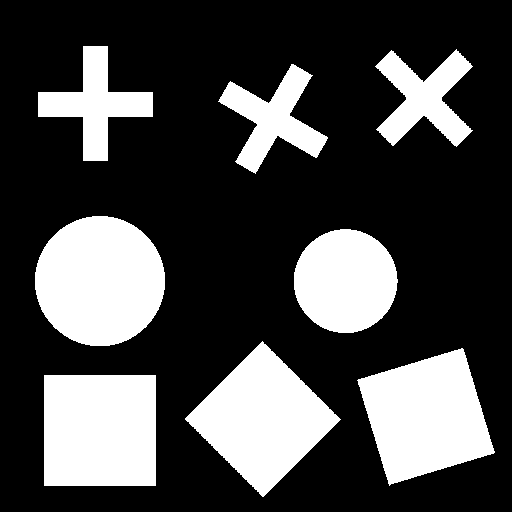
%> input picture l12/shapes.png, 512 x 512 px
$ octave Lab12_3.m   (GNU Octave 9; MATLAB toolbox functions it lacks are replaced by stand-ins)
%> lines starting %> are read from the running program, lines starting %| are printed output that depends on the picture; in (x1, y1, x2, y2) boxes, pixels count from 0 and x2, y2 are one past the last pixel; in counts of white or black regions, pixels touching at a corner belong together; the program's own positions count from 1
### l12/obliczWspolczynniki.m
%% Tomasz Kryjak
% Laboratorium Biocybernetyki
% Obliczanie wspolczynnikow ksztaltu - dla obrazu poindeksowanego

% Wejscie
% - obraz - poindeksowany obraz
% Wyjscie
% - wspolczyniki - dla kazdego obiektu  seria wspolczynnikow - kolejne
% kolumny : - Compacntess, Rmin/Rmax/ Blair-Bliss, Haralick, M7


function [ wspolczynniki ] = obliczWspolczynniki( obraz )

    %% Ile obiektow na obrazie ...
    % Zalozenie o dobrej indeksacji
    ileObiektow = max(obraz(:));

    % Wyznacznie parametrow z obiektu
    res = regionprops(obraz,'Area','BoundingBox','Image');

    % Macierz na wspolczynniki
    wspolczynniki = zeros(ileObiektow,5);

    % Kontenery na wspolczynniki
    Compactness = zeros(ileObiektow,1);
    rMinrMax = zeros(ileObiektow,1);
    BlairBliss = zeros(ileObiektow,1);
    Haralick = zeros(ileObiektow,1);
    M7 = zeros(ileObiektow,1);


    for i=1:ileObiektow
        %% Wyznaczanie wspolczynnika compactness
        S = res(i).Area;
        bb = res(i).BoundingBox;

        Compactness(i) = S / ((bb(3)*bb(4)));

        %% Wyznaczanie wspolczynnika rmin / rmax


        obiekt = res(i).Image;
        srodekCiezkosci = regionprops(obiekt,'Centroid');
        srodekCiezkosci=srodekCiezkosci.Centroid;

        kontur = bwperim(obiekt,8);

        ilePikseliNaKonturze = sum(kontur(:));

        odlOdSrodkaCiezkosci = zeros(ilePikseliNaKonturze,1);

        % Licznik po pikseleach konturu (odresowanie tablicy odleglosci)
        liczKontur=1;

        %% Do BB
        sumaOdlegosciOdSrCiezkosci = 0;
        mianownikaHaralicka = 0;
        [X Y] = size(kontur);

        %% Do M7
        m00 = S;
        M02 = 0;
        M20 = 0;
        M11 = 0;

        %% Iteracja po obrazku
        for xx=1:X
            for yy=1:Y

                %% Dotyczy Rmin/Rmax
                if (kontur(xx,yy) == 1 )
                   odlOdSrodkaCiezkosci(liczKontur) =  sqrt( (xx-srodekCiezkosci(1)) ^2 + (yy-srodekCiezkosci(2)) ^2 );
                   % Haralick
                   mianownikaHaralicka = mianownikaHaralicka + odlOdSrodkaCiezkosci(liczKontur)^2;
                   liczKontur = liczKontur +1;
                end


                %% Dotyczy Blaira-Bilissa
                if (obiekt(xx,yy) == 1 )
                    sumaOdlegosciOdSrCiezkosci = sumaOdlegosciOdSrCiezkosci + sqrt( (xx-srodekCiezkosci(1)) ^2 + (yy-srodekCiezkosci(2)) ^2 );

                end

                %% Dotyczy M7

                % M02 M20 i M11
                if (obiekt(xx,yy) == 1 )
                   M02 = M02 + (yy - srodekCiezkosci(2))^2;
                   M20 = M20 + (xx - srodekCiezkosci(1))^2;
                   M11 = M11 + (xx - srodekCiezkosci(1))*(yy - srodekCiezkosci(2));

                end


            end
        end

        Rmin = min(odlOdSrodkaCiezkosci);
        Rmax = max(odlOdSrodkaCiezkosci);

        rMinrMax(i) = sqrt(Rmin/Rmax);

        %% Blair - Bliss

        BlairBliss(i) = S / sqrt(2*pi*sumaOdlegosciOdSrCiezkosci);

        %% Haralick

        % Licznik
        licznikH = sum(odlOdSrodkaCiezkosci)^2;
        % Mianownik
        mianownikH = ilePikseliNaKonturze * mianownikaHaralicka -1;

        Haralick(i) = sqrt(licznikH/mianownikH);

        %% M7
        % Normalizacja
        N02 = M02 / m00^2;
        N20 = M20 / m00^2;
        N11 = M11 / m00^2;

        M7(i) = N20*N02 - N11^2;

        % Przypisanie wspolczynnikow...
        wspolczynniki(i,1) = Compactness(i);
        wspolczynniki(i,2) = rMinrMax(i);
        wspolczynniki(i,3) = BlairBliss(i);
        wspolczynniki(i,4) = Haralick(i);
        wspolczynniki(i,5) = M7(i);

    end


end

### l12/Lab12_3.m
clearvars;
close all;
clc;

%% rozpoznawanie obiektow z wykorzystaniem wspolczynnikow ksztaltu
image = imread('shapes.png');
%> image: size 512x512 logical; 28% white; 8 white regions

srcImage = image;

image = bwlabel(image, 4);
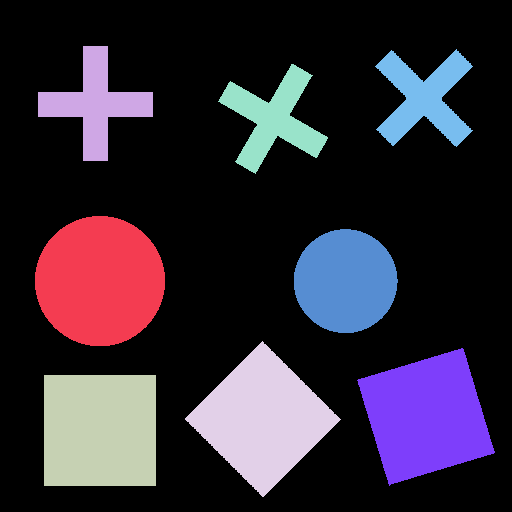
%> image: size 512x512 double; 9 distinct labels, from 0 to 8; one colour per label, 0 black

wsp = obliczWspolczynniki(image);
%> in obliczWspolczynniki, `ileObiektow = max(obraz(:));`: ileObiektow = 8
%> in obliczWspolczynniki, `res = regionprops(obraz,'Area','BoundingBox','Image');`: res = 8 regions; box (x1, y1, x2, y2) and Area: (35, 216, 165, 346) 13293, (44, 375, 156, 486) 12432, (185, 341, 341, 497) 12212, (357, 348, 495, 486) 12194, (294, 229, 398, 333) 8447, (38, 46, 153, 161) 5125, (218, 64, 328, 174) 4857, (375, 49, 473, 147) 4840
%> the loop in obliczWspolczynniki, `for i=1:ileObiektow` made 8 passes
%> (S, bb, srodekCiezkosci, ilePikseliNaKonturze, X, Y, m00, Rmin) on passes 2 to 8: (5125, [38.5 46.5 115 115], [58 58.44], 456, 115, 115, 5125, 15.96), (12432, [44.5 375.5 112 111], [56.5 56], 442, 111, 112, 12432, 54.5), (12212, [185.5 341.5 156 156], [78.29 78.71], 618, 156, 156, 12212, 52.75), (4857, [218.5 64.5 110 110], [56.07 55.61], 609, 110, 110, 4857, 16.09), (8447, [294.5 229.5 104 104], [52.1 52.66], 412, 104, 104, 8447, 49.66), (12194, [357.5 348.5 138 138], [69.53 68.98], 546, 138, 138, 12194, 53.58), (4840, [375.5 49.5 98 98], [49.84 49.66], 627, 98, 98, 4840, 15.84)
%> (S, bb, srodekCiezkosci, ilePikseliNaKonturze, X, Y, m00, Rmin) on pass 1: (13293, [35.5 216.5 130 130], [65.48 65.62], 516, 130, 130, 13293, 63.4)
%> after the loop in obliczWspolczynniki, `for i=1:ileObiektow`: BlairBliss = [6.98; 5; 6.81; 6.78; 4.9; 6.24; 6.78; 4.89]; Compactness = [0.787; 0.388; 1; 0.502; 0.401; 0.781; 0.64; 0.504]; Haralick = [1; 0.949; 0.994; 0.994; 0.948; 1; 0.994; 0.948]; M7 = [0.00633; 0.0157; 0.00695; 0.00695; 0.0165; 0.00634; 0.00695; 0.0166]; odlOdSrodkaCiezkosci = 627 values, max 58.58 at index 1, min 15.84 at index 257, mean 40.32; rMinrMax = [0.986; 0.521; 0.831; 0.824; 0.522; 0.972; 0.829; 0.52]; wspolczynniki = [0.787 0.986 6.98 1 0.00633; 0.388 0.521 5 0.949 0.0157; 1 0.831 6.81 0.994 0.00695; 0.502 0.824 6.78 0.994 0.00695; 0.401 0.522 4.9 0.948 0.0165; 0.781 0.972 6.24 1 0.00634; 0.64 0.829 6.78 0.994 0.00695; 0.504 0.52 4.89 0.948 0.0166]
%> wsp has the same summary as wspolczynniki in obliczWspolczynniki
[X,Y] = size(image);
%> X = 512; Y = 512

% [4 lines of commented-out code are left out]

for i = 1:X
    for j = 1:Y
        piksel = image(i, j);
        if piksel ~= 0 && ~(wsp(piksel, 2) > 0.33 && wsp(piksel ,2) < 0.66)
            image(i, j) = 0;
        end
    end
end
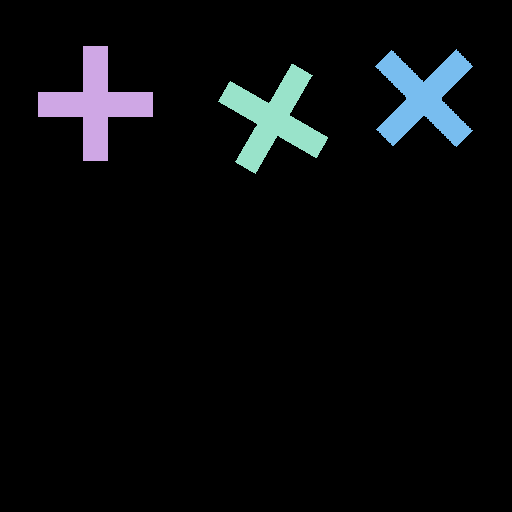
%> image: size 512x512 double; 4 distinct labels, from 0 to 8; one colour per label, 0 black

figure(1);
subplot(1, 2, 1);
imshow(srcImage, []);
title('oryginal');

subplot(1,2,2);
imshow(image, []);
title('x');

%%
image2 = imread('shapesReal.png');
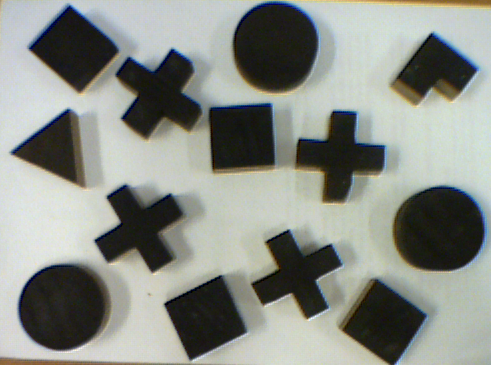
%> input picture l12/shapesReal.png, 491 x 365 px
%> image2 is the input picture: size 365x491x3 uint8; mean R, G, B 137.6, 141.5, 134.6

imageSrc = image2;

BW = im2bw(image2, 0.22);   % do obrazu binarnego
%> BW: size 365x491 logical; 70.6% white; 14 black regions (1 under 20 px), largest, box (x1, y1, x2, y2) and area: (395, 187, 484, 270) 5857, (19, 265, 105, 350) 5674, (234, 3, 317, 90) 5663

IM = imcomplement(BW);     % uzupelnij braki w obrazie

SE = strel('rectangle', [5 5]); % przeksztalc morfologicznie

eroded = imerode(IM, SE);   % dokonaj prostokatnej erozji binarnego obrazu
%> eroded: size 365x491 logical; 24.4% white; 13 white regions

image2 = eroded;

figure(2);
subplot(1, 2, 1);
imshow(imageSrc);
title('oryginal');

subplot(1, 2, 2);
imshow(image2);
title('x');


%%
image3 = bwlabel(image2, 4);
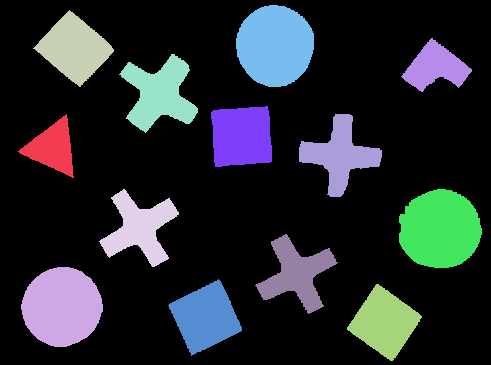
%> image3: size 365x491 double; 14 distinct labels, from 0 to 13; one colour per label, 0 black

wsp2 = obliczWspolczynniki(image3);
%> in obliczWspolczynniki (call 2), `ileObiektow = max(obraz(:));`: ileObiektow = 13
%> in obliczWspolczynniki (call 2), `res = regionprops(obraz,'Area','BoundingBox','Image');`: res = 13 regions; largest, box (x1, y1, x2, y2) and Area: (399, 189, 482, 268) 5148, (21, 267, 103, 347) 5008, (236, 5, 314, 87) 4995, (119, 54, 198, 133) 3303, (168, 279, 242, 356) 3267
%> the loop in obliczWspolczynniki (call 2), `for i=1:ileObiektow` made 13 passes
%> (S, bb, srodekCiezkosci, ilePikseliNaKonturze, X, Y, m00, Rmin) on passes 1 to 10: (1754, [18.5 114.5 56 64], [35.15 34.43], 233, 64, 56, 1754, 16.45), (5008, [21.5 267.5 82 80], [41.49 40.39], 320, 80, 82, 5008, 37.06), (3237, [33.5 10.5 81 77], [42.04 39.16], 310, 77, 81, 3237, 21.29), (2886, [99.5 189.5 80 78], [41.19 39.71], 408, 78, 80, 2886, 14.81), (3303, [119.5 54.5 79 79], [41.01 40.36], 402, 79, 79, 3303, 18.36), (3267, [168.5 279.5 74 77], [38.07 38.91], 295, 77, 74, 3267, 26.51), (3257, [211.5 106.5 61 61], [31.21 30.94], 240, 61, 61, 3257, 26.96), (4995, [236.5 5.5 78 82], [39.59 41.25], 316, 82, 78, 4995, 35.76), (2828, [255.5 234.5 83 80], [42.23 40.6], 398, 80, 83, 2828, 13.98), (2954, [299.5 114.5 83 83], [41.36 41.51], 339, 83, 83, 2954, 15.61)
%> pass 1, in obliczWspolczynniki (call 2), `kontur = bwperim(obiekt,8);`:
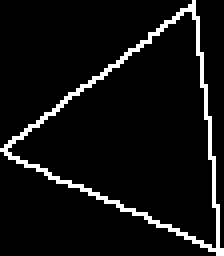
%> kontur: size 64x56 logical (shown 4 times larger); 6.5% white in thin lines or dots
%> pass 2, in obliczWspolczynniki (call 2), `obiekt = res(i).Image;`:
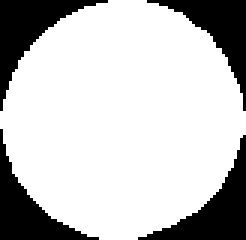
%> obiekt: size 80x82 logical (shown 3 times larger); 76.3% white; 4 black regions, box (x1, y1, x2, y2) and area: (46, 45, 82, 80) 413, (0, 0, 36, 37) 403, (0, 43, 33, 80) 370, (49, 0, 82, 37) 366
%> after the loop in obliczWspolczynniki (call 2), `for i=1:ileObiektow`: BlairBliss = [4.06; 5.47; 4.83; 4.42; 4.68; 4.87; 4.87; 5.46; 4.4; 4.49; 4.82; 5.51; 4.01]; Compactness = [0.489; 0.763; 0.519; 0.463; 0.529; 0.573; 0.875; 0.781; 0.426; 0.429; 0.543; 0.785; 0.514]; Haralick = [0.976; 0.999; 0.99; 0.963; 0.972; 0.994; 0.994; 0.999; 0.962; 0.964; 0.994; 1; 0.955]; M7 = [0.00923; 0.00637; 0.00735; 0.0131; 0.0106; 0.00695; 0.00696; 0.00643; 0.0132; 0.012; 0.00698; 0.00636; 0.0114]; odlOdSrodkaCiezkosci = 266 values, max 41.37 at index 127, min 7.13 at index 170, mean 25.59; rMinrMax = [0.666; 0.94; 0.713; 0.579; 0.645; 0.798; 0.822; 0.91; 0.561; 0.605; 0.791; 0.932; 0.415]; wspolczynniki = 13 rows, first 8: [0.489 0.666 4.06 0.976 0.00923; 0.763 0.94 5.47 0.999 0.00637; 0.519 0.713 4.83 0.99 0.00735; 0.463 0.579 4.42 0.963 0.0131; 0.529 0.645 4.68 0.972 0.0106; 0.573 0.798 4.87 0.994 0.00695; 0.875 0.822 4.87 0.994 0.00696; 0.781 0.91 5.46 0.999 0.00643]
%> wsp2 has the same summary as wspolczynniki in obliczWspolczynniki
[X,Y] = size(image3);
%> X = 365; Y = 491

for i = 1:X
    for j = 1:Y
        piksel = image3(i, j);
        if piksel ~= 0 && ~(wsp2(piksel, 2) > 0.50 && wsp2(piksel, 2) < 0.66)   % znalezione wspolczynniki
            image3(i, j) = 0;
        end
    end
end
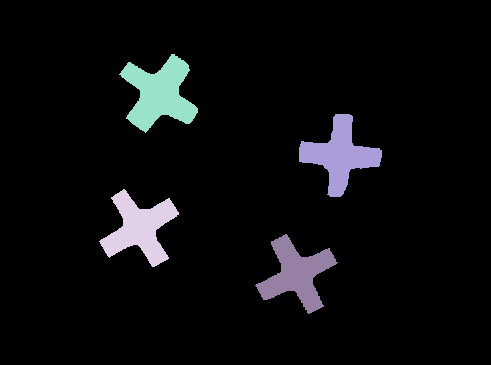
%> image3: size 365x491 double; 5 distinct labels, from 0 to 10; one colour per label, 0 black

figure(3);
subplot(1, 2, 1);
imshow(imageSrc, []);
title('oryginal');

subplot(1, 2, 2);
imshow(image3, []);
title('x');         % znaloziono kszalty 'X' na obrazie rzeczywistym
